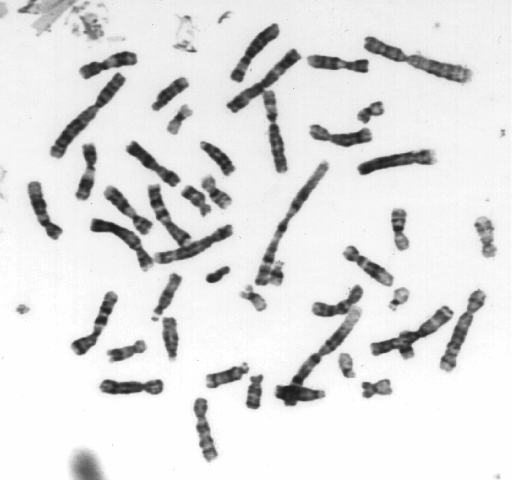
%> input picture practica_0/CHROMOS2.TIF, 512 x 480 px
$ octave ej1.m   (GNU Octave 9; MATLAB toolbox functions it lacks are replaced by stand-ins)
%> lines starting %> are read from the running program, lines starting %| are printed output that depends on the picture; in (x1, y1, x2, y2) boxes, pixels count from 0 and x2, y2 are one past the last pixel; in counts of white or black regions, pixels touching at a corner belong together; the program's own positions count from 1
% Lee la imagen 'rice.tif' y la almacena en la variable I
I = imread('CHROMOS2.TIF');
%> I is the input picture: size 480x512 uint8; min 28, max 254, mean 223.8

% Calcula el umbral de binarización utilizando el método de Otsu
nivel = graythresh(I);
%> nivel = 0.667

% Convierte la imagen en escala de grises a una imagen binaria utilizando el umbral calculado
B = im2bw(I, nivel);
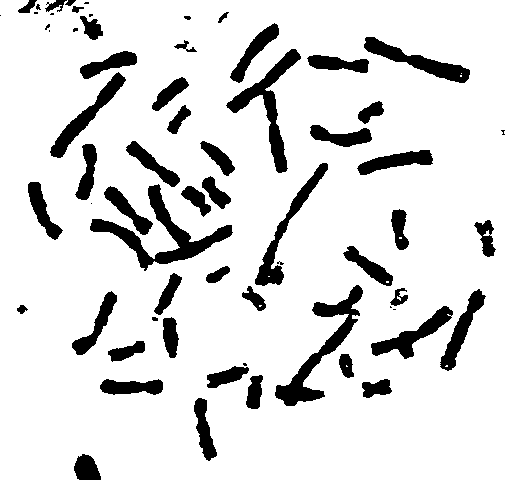
%> B: size 480x512 logical; 87% white; 65 black regions (15 under 20 px), largest, box (x1, y1, x2, y2) and area: (90, 184, 233, 271) 2696, (275, 285, 363, 406) 2378, (226, 49, 301, 173) 1996

% Crea una nueva figura y muestra la imagen binaria B
figure, imshow(B);

% Muestra información sobre las variables en el espacio de trabajo
whos;

% Etiqueta los componentes conectados en la imagen binaria B
% 'etiquetas' es una matriz con las etiquetas de los componentes conectados
% 'nobjetos' es el número de objetos conectados encontrados
[etiquetas, nobjetos] = bwlabel(B, 4);
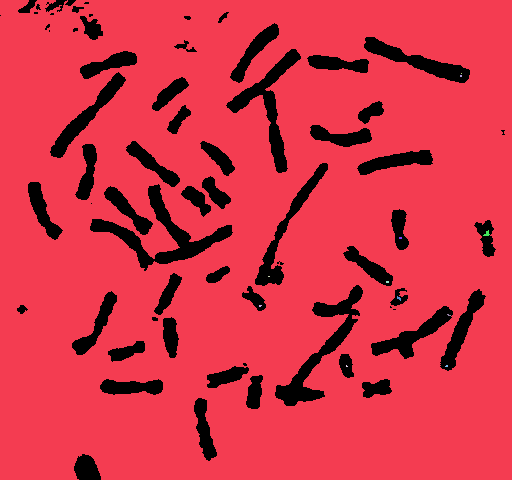
%> etiquetas: size 480x512 double; 13 distinct labels, from 0 to 12; one colour per label, 0 black
%> nobjetos = 12

% Muestra el número de objetos conectados detectados en la imagen
nobjetos
%> nobjetos = 12

% Convierte la matriz de etiquetas a una imagen RGB donde cada etiqueta
% tiene un color diferente, para visualización
E = label2rgb(etiquetas);
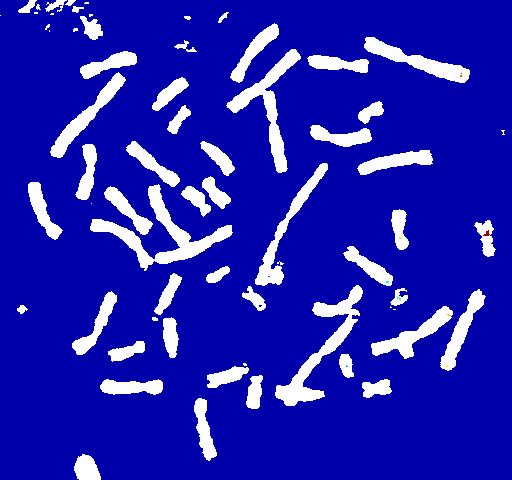
%> E: size 480x512x3 uint8; mean R, G, B 33.2, 33.2, 181

% Crea una nueva figura y muestra la imagen RGB con los objetos etiquetados
figure, imshow(E);
